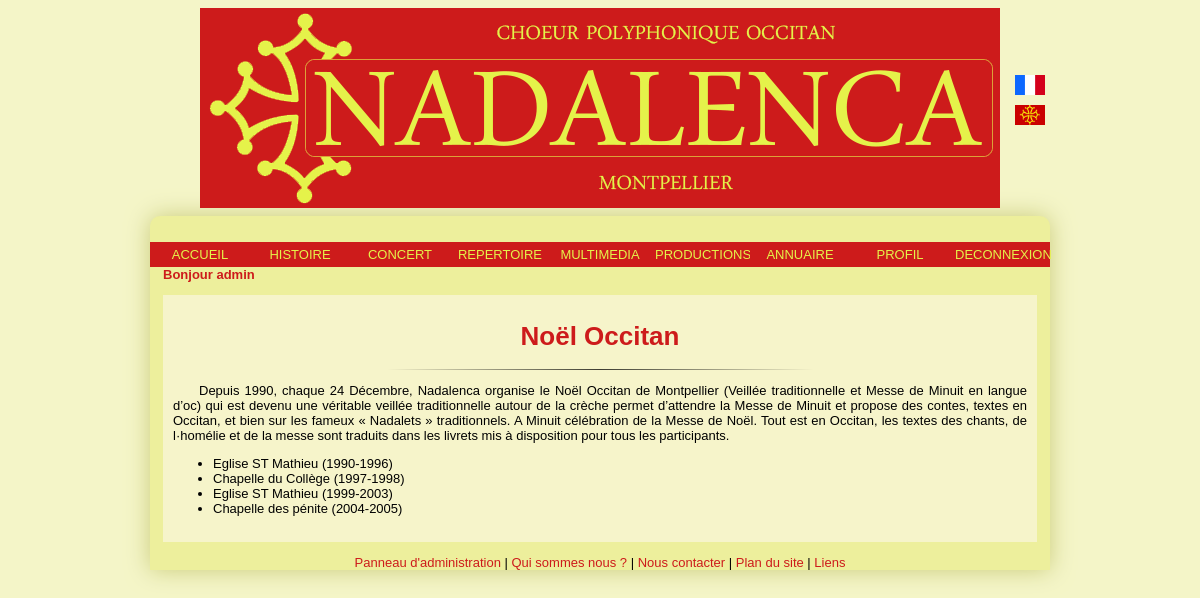
The app's page /Controleur/controlNoel.php (signed in) with its own data.
### tables this page shows
CREATE TABLE IF NOT EXISTS `utilisateur` (
  `id` int(11) NOT NULL AUTO_INCREMENT,
  `nom` varchar(255) NOT NULL,
  `prenom` varchar(255) NOT NULL,
  `email` varchar(255) NOT NULL,
  `mdp` varchar(255) NOT NULL,
  `statut` varchar(255) NOT NULL,
  `admin` tinyint(1) NOT NULL,
  `adresseP` varchar(255) NOT NULL,
  `codeP` varchar(255) NOT NULL,
  `ville` varchar(255) NOT NULL,
  `numtelF` varchar(14) NOT NULL,
  `numtelM` varchar(14) NOT NULL,
  `voix` varchar(255) NOT NULL,
  PRIMARY KEY (`id`),
  UNIQUE KEY `id` (`id`)
);

CREATE TABLE IF NOT EXISTS `noel` (
  `idN` int(10) NOT NULL AUTO_INCREMENT,
  `lieuN` varchar(20) NOT NULL,
  `dateDebN` int(10) NOT NULL,
  `dateFinN` int(10) NOT NULL,
  PRIMARY KEY (`idN`)
);

### Modele/Utilisateur.php (called while the page is built, shortened)
<?php
class Utilisateur
{
	private $prenom;
	public function getPrenom()
	{
		return $this->prenom;
	}
	public function __construct ($id, $nom, $prenom, $email, $mdp, $statut, $admin, $adresseP, $codeP, $ville, $numtelF, $numtelM, $voix)
	{
		$this->prenom = $prenom;
	}
	public static function getUtilisateurByEmail($email)
	{
		$req = "SELECT * FROM utilisateur WHERE email='$email'";
		$res = mysql_query($req) or die ("Erreur insertion : Classe Utilisateur / Fonction getUtilisateurByEmail ");
		$tuple = mysql_fetch_array($res);
		return new Utilisateur($tuple['id'], $tuple['nom'], $tuple['prenom'], $email, $tuple['mdp'], $tuple['statut'], $tuple['admin'], $tuple['adresseP'], $tuple['codeP'], $tuple['ville'], $tuple['numtelF'], $tuple['numtelM'], $tuple['voix']);
	}
}
?>

### Vue/viewNoel.php (the view)
<h1>Noël Occitan</h1>
<hr />
<p>Depuis 1990, chaque 24 Décembre, Nadalenca organise le Noël Occitan de Montpellier (Veillée traditionnelle et Messe de Minuit en langue d’oc) qui est devenu une véritable veillée traditionnelle autour de la crèche permet d’attendre la Messe de Minuit et propose des contes, textes en Occitan, et bien sur les fameux « Nadalets » traditionnels. A Minuit célébration de la Messe de Noël. Tout est en Occitan, les textes des chants, de l·homélie et de la messe sont traduits dans les livrets mis à disposition pour tous les participants.</p>
<ul>
<?php
	while ($tuple = mysql_fetch_array($res))
	{
		echo "<li> $tuple[lieuN]" ." (" .  $tuple['dateDebN']."-" .$tuple['dateFinN'].")"."</li>";
	}
?>
</ul>

### Controleur/menu.php (shortened to what this page needs)
	<body>
	<div id="page">
		<div id="banniere">
			<img src="../Images/banniere_nada.png" alt="banniere" title="Association Polyphonique Nadalenca de Montpellier"/>
			<ul id="drapeau">
				<li><a href="./controlAccueil.php?lang=fr"><img src="../Images/DrapFR.png" title="Site de l'Association Nadalenca en français" alt="drapeau_fr"/></a></li>
				<li><a href="./controlAccueil.php?lang=occ"><img src="../Images/DrapOC.png" title="Site de l'Association Nadalenca en occitan" alt="occitan_fr"/></a></li>
			</ul>
		</div>
		<div id="corps">
<?php
	include("../Modele/Utilisateur.php");
	if(isset($_SESSION['login']))
	{
		$email = $_SESSION['login'];
		$profil = Utilisateur::getUtilisateurByEmail($email);
		?>
				<ul id="menu_mem">
					<li><a href="./controlAccueil.php?lang=<?php echo $_SESSION['langue']; ?>">ACCUEIL</a></li>
					<li><a href="./controlHistoire.php?lang=<?php echo $_SESSION['langue']; ?>">HISTOIRE</a></li>
					<li><a href="./controlConcert.php">CONCERT</a>
						</li>
					<li><a href="./controlRepertoireHistoire.php?lang=<?php echo $_SESSION['langue']; ?>">REPERTOIRE</a></li>
					<li><a>MULTIMEDIA</a>
						</li>
					<li><a href="./controlProduction.php">PRODUCTIONS</a></li>
					<li><a href="./controlAnnuaire.php">ANNUAIRE</a></li>
					<li><a href="./controlProfil.php">PROFIL</a></li>
					<li><a href="./deconnexion.php">DECONNEXION</a></li>
				</ul>
				<h4>Bonjour <?php echo ($profil->getPrenom());?></h4>
			<div id="contenu">
<?php
}
?>

### style.css (style rules this page uses)
html { text-align: justify; font-family: sans-serif; font-size: small; background-color: #f4f5c8; }
#drapeau { list-style-type: none; margin-left: 63em; margin-top: -11em; background-attachment:fixed; }
#drapeau li { padding-top: 10px; }
#drapeau img { width: 30px; height: 20px; }
#page { width: 900px; height: 100%; margin: auto; }
#banniere { width: 100%; height: 100%; text-align: center; }
img { display: block; margin: 0; margin-right: auto; margin-left: auto; }
#menu_mem { width: 100%; list-style-type: none; margin: 0; margin-top: -3em; padding: 0; text-align: center; }
#menu_mem li { float: left; width: 100px; }
#menu_mem li a { display:block; color:#e5f24a; background-color:#cd1b1b; margin:0; padding:5px 5px; border:0; text-decoration:none; }
#menu_mem li a:link, #menu_mem li a:visited { display:block; color:#e5f24a; background-color:#cd1b1b; margin:0; padding:5px 5px; border:0; text-decoration:none; }
#corps { width:100%; height:100%; margin-top:7em; border-radius: 10px 10px 0 0; background-color:#edef9c; box-shadow:0px 0px 23px #cacc7b; padding-top:5em; }
#contenu { background-color: #f6f4ca; margin-right: 1em; margin-left: 1em; padding-left: 10px; padding-right: 10px; padding-bottom: 1em; }
#contenu p { text-indent: 2em; }
h1 { text-align: center; margin-top: 2em; padding-top: 1em; color: #cd1b1b; }
h4 { margin: 0; margin-left: 1em; margin-bottom:-4em; color: #cd1b1b; }
hr { width: 50%; border: 0; height: 1px; background-image: -webkit-linear-gradient(left, rgba(0,0,0,0), rgba(0,0,0,0.75), rgba(0,0,0,0)); background-image: -moz-linear-gradient(left, rgba(0,0,0,0), rgba(0,0,0,0.75), rgba(0,0,0,0)); background-image: -ms-linear-gradient(left, rgba(0,0,0,0), rgba(0,0,0,0.75), rgba(0,0,0,0)); background-image: -o-linear-gradient(left, rgba(0,0,0,0), rgba(0,0,0,0.75), rgba(0,0,0,0)); }
a:link, a:visited { text-decoration: none; color: #cd1b1b; }
h4 { margin: 0; margin-left: 1em; margin-bottom:-3em; color: #cd1b1b; }

### records on screen
utilisateur: prenom "admin"
noel: lieuN "Eglise ST Mathieu", dateDebN "1990", dateFinN "1996"
noel: lieuN "Chapelle du Collège", dateDebN "1997", dateFinN "1998"
noel: lieuN "Eglise ST Mathieu", dateDebN "1999", dateFinN "2003"
noel: lieuN "Chapelle des pénite", dateDebN "2004", dateFinN "2005"
